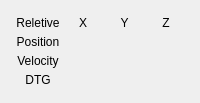
            <widget class="QWidget" name="dro_page_2">
             <layout class="QVBoxLayout" name="verticalLayout_14">
              <item>
               <widget class="QWidget" name="gridWidget" native="true">
                <layout class="QGridLayout" name="gridLayout_13">
                 <property name="leftMargin">
                  <number>5</number>
                 </property>
                 <property name="topMargin">
                  <number>5</number>
                 </property>
                 <property name="rightMargin">
                  <number>5</number>
                 </property>
                 <property name="bottomMargin">
                  <number>5</number>
                 </property>
                 <property name="spacing">
                  <number>5</number>
                 </property>
                 <item row="0" column="0">
                  <widget class="QLabel" name="label_37">
                   <property name="text">
                    <string>Reletive</string>
                   </property>
                   <property name="alignment">
                    <set>Qt::AlignCenter</set>
                   </property>
                  </widget>
                 </item>
                 <item row="0" column="1">
                  <widget class="QLabel" name="label_12">
                   <property name="text">
                    <string>X</string>
                   </property>
                   <property name="alignment">
                    <set>Qt::AlignCenter</set>
                   </property>
                  </widget>
                 </item>
                 <item row="0" column="2">
                  <widget class="QLabel" name="label_13">
                   <property name="text">
                    <string>Y</string>
                   </property>
                   <property name="alignment">
                    <set>Qt::AlignCenter</set>
                   </property>
                  </widget>
                 </item>
                 <item row="0" column="3">
                  <widget class="QLabel" name="label_14">
                   <property name="text">
                    <string>Z</string>
                   </property>
                   <property name="alignment">
                    <set>Qt::AlignCenter</set>
                   </property>
                  </widget>
                 </item>
                 <item row="1" column="0">
                  <widget class="QLabel" name="label_18">
                   <property name="text">
                    <string>Position</string>
                   </property>
                   <property name="alignment">
                    <set>Qt::AlignCenter</set>
                   </property>
                  </widget>
                 </item>
                 <item row="2" column="0">
                  <widget class="QLabel" name="label_9">
                   <property name="text">
                    <string>Velocity</string>
                   </property>
                   <property name="alignment">
                    <set>Qt::AlignCenter</set>
                   </property>
                  </widget>
                 </item>
                 <item row="1" column="1">
                  <widget class="StatusLabel" name="statuslabel_11">
                   <property name="alignment">
                    <set>Qt::AlignCenter</set>
                   </property>
                   <property name="rules" stdset="0">
                    <string>[{&quot;channels&quot;: [{&quot;url&quot;: &quot;position:rel?string&amp;axis=x&quot;, &quot;trigger&quot;: true}], &quot;property&quot;: &quot;Text&quot;, &quot;expression&quot;: &quot;ch[0]&quot;, &quot;name&quot;: &quot;New Rule&quot;}]</string>
                   </property>
                  </widget>
                 </item>
                 <item row="1" column="2">
                  <widget class="StatusLabel" name="statuslabel_12">
                   <property name="alignment">
                    <set>Qt::AlignCenter</set>
                   </property>
                   <property name="rules" stdset="0">
                    <string>[{&quot;channels&quot;: [{&quot;url&quot;: &quot;position:rel?string&amp;axis=y&quot;, &quot;trigger&quot;: true}], &quot;property&quot;: &quot;Text&quot;, &quot;expression&quot;: &quot;ch[0]&quot;, &quot;name&quot;: &quot;New Rule&quot;}]</string>
                   </property>
                  </widget>
                 </item>
                 <item row="1" column="3">
                  <widget class="StatusLabel" name="statuslabel_13">
                   <property name="alignment">
                    <set>Qt::AlignCenter</set>
                   </property>
                   <property name="rules" stdset="0">
                    <string>[{&quot;channels&quot;: [{&quot;url&quot;: &quot;position:rel?string&amp;axis=z&quot;, &quot;trigger&quot;: true}], &quot;property&quot;: &quot;Text&quot;, &quot;expression&quot;: &quot;ch[0]&quot;, &quot;name&quot;: &quot;New Rule&quot;}]</string>
                   </property>
                  </widget>
                 </item>
                 <item row="2" column="1">
                  <widget class="StatusLabel" name="statuslabel_14">
                   <property name="alignment">
                    <set>Qt::AlignCenter</set>
                   </property>
                   <property name="rules" stdset="0">
                    <string>[{&quot;channels&quot;: [{&quot;url&quot;: &quot;status:joint.0.velocity&quot;, &quot;trigger&quot;: true}], &quot;property&quot;: &quot;Text&quot;, &quot;expression&quot;: &quot;'{:.1f}'.format(ch[0]*60)&quot;, &quot;name&quot;: &quot;New Rule&quot;}]</string>
                   </property>
                  </widget>
                 </item>
                 <item row="2" column="2">
                  <widget class="StatusLabel" name="statuslabel_15">
                   <property name="alignment">
                    <set>Qt::AlignCenter</set>
                   </property>
                   <property name="rules" stdset="0">
                    <string>[{&quot;channels&quot;: [{&quot;url&quot;: &quot;status:joint.1.velocity&quot;, &quot;trigger&quot;: true}], &quot;property&quot;: &quot;Text&quot;, &quot;expression&quot;: &quot;'{:.1f}'.format(ch[0]*60)&quot;, &quot;name&quot;: &quot;New Rule&quot;}]</string>
                   </property>
                  </widget>
                 </item>
                 <item row="2" column="3">
                  <widget class="StatusLabel" name="statuslabel_16">
                   <property name="alignment">
                    <set>Qt::AlignCenter</set>
                   </property>
                   <property name="rules" stdset="0">
                    <string>[{&quot;channels&quot;: [{&quot;url&quot;: &quot;status:joint.2.velocity&quot;, &quot;trigger&quot;: true}], &quot;property&quot;: &quot;Text&quot;, &quot;expression&quot;: &quot;'{:.1f}'.format(ch[0]*60)&quot;, &quot;name&quot;: &quot;New Rule&quot;}]</string>
                   </property>
                  </widget>
                 </item>
                 <item row="3" column="1">
                  <widget class="StatusLabel" name="statuslabel_28">
                   <property name="alignment">
                    <set>Qt::AlignCenter</set>
                   </property>
                   <property name="rules" stdset="0">
                    <string>[{&quot;channels&quot;: [{&quot;url&quot;: &quot;position:dtg?string&amp;axis=x&quot;, &quot;trigger&quot;: true}], &quot;property&quot;: &quot;Text&quot;, &quot;expression&quot;: &quot;ch[0]&quot;, &quot;name&quot;: &quot;New Rule&quot;}]</string>
                   </property>
                  </widget>
                 </item>
                 <item row="3" column="2">
                  <widget class="StatusLabel" name="statuslabel_29">
                   <property name="alignment">
                    <set>Qt::AlignCenter</set>
                   </property>
                   <property name="rules" stdset="0">
                    <string>[{&quot;channels&quot;: [{&quot;url&quot;: &quot;position:dtg?string&amp;axis=y&quot;, &quot;trigger&quot;: true}], &quot;property&quot;: &quot;Text&quot;, &quot;expression&quot;: &quot;ch[0]&quot;, &quot;name&quot;: &quot;New Rule&quot;}]</string>
                   </property>
                  </widget>
                 </item>
                 <item row="3" column="3">
                  <widget class="StatusLabel" name="statuslabel_30">
                   <property name="alignment">
                    <set>Qt::AlignCenter</set>
                   </property>
                   <property name="rules" stdset="0">
                    <string>[{&quot;channels&quot;: [{&quot;url&quot;: &quot;position:dtg?string&amp;axis=z&quot;, &quot;trigger&quot;: true}], &quot;property&quot;: &quot;Text&quot;, &quot;expression&quot;: &quot;ch[0]&quot;, &quot;name&quot;: &quot;New Rule&quot;}]</string>
                   </property>
                  </widget>
                 </item>
                 <item row="3" column="0">
                  <widget class="QLabel" name="label_19">
                   <property name="text">
                    <string>DTG</string>
                   </property>
                   <property name="alignment">
                    <set>Qt::AlignCenter</set>
                   </property>
                  </widget>
                 </item>
                </layout>
               </widget>
              </item>
             </layout>
            </widget>
